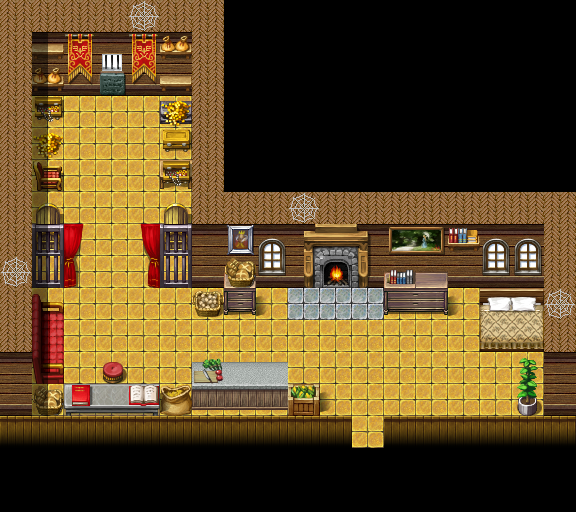

Tiled map render using the project's own tile images. Description and the map definition, with tile-layer contents summarised, below:
An orthogonal 18x16 tile map with 32x32 px tiles, 4 tile layers (Ground, Objects, Above, Top), 1 hidden layer not drawn, 74 tilesets and 7 objects (2x spawn, 2x key, mapchange, rest, container).

<map version="1.10" tiledversion="1.11.2" orientation="orthogonal" renderorder="right-down" width="18" height="16" tilewidth="32" tileheight="32" infinite="0" nextlayerid="10" nextobjectid="8">
 <tileset firstgid="1" name="map_bed_1" tilewidth="32" tileheight="32" tilecount="160" columns="16">
  <image source="../drawable/map_bed_1.png" width="512" height="320" />
 </tileset>
 <tileset firstgid="161" name="map_border_1" tilewidth="32" tileheight="32" tilecount="128" columns="16">
  <image source="../drawable/map_border_1.png" width="512" height="256" />
 </tileset>
 <tileset firstgid="289" name="map_bridge_1" tilewidth="32" tileheight="32" tilecount="128" columns="16">
  <image source="../drawable/map_bridge_1.png" width="512" height="256" />
 </tileset>
 <tileset firstgid="417" name="map_bridge_2" tilewidth="32" tileheight="32" tilecount="128" columns="16">
  <image source="../drawable/map_bridge_2.png" width="512" height="256" />
 </tileset>
 <tileset firstgid="545" name="map_broken_1" tilewidth="32" tileheight="32" tilecount="128" columns="16">
  <image source="../drawable/map_broken_1.png" width="512" height="256" />
 </tileset>
 <tileset firstgid="673" name="map_cavewall_1" tilewidth="32" tileheight="32" tilecount="108" columns="18">
  <image source="../drawable/map_cavewall_1.png" width="576" height="192" />
 </tileset>
 <tileset firstgid="781" name="map_cavewall_2" tilewidth="32" tileheight="32" tilecount="108" columns="18">
  <image source="../drawable/map_cavewall_2.png" width="576" height="192" />
 </tileset>
 <tileset firstgid="889" name="map_cavewall_3" tilewidth="32" tileheight="32" tilecount="108" columns="18">
  <image source="../drawable/map_cavewall_3.png" width="576" height="192" />
 </tileset>
 <tileset firstgid="997" name="map_cavewall_4" tilewidth="32" tileheight="32" tilecount="108" columns="18">
  <image source="../drawable/map_cavewall_4.png" width="576" height="192" />
 </tileset>
 <tileset firstgid="1105" name="map_chair_table_1" tilewidth="32" tileheight="32" tilecount="128" columns="16">
  <image source="../drawable/map_chair_table_1.png" width="512" height="256" />
 </tileset>
 <tileset firstgid="1233" name="map_chair_table_2" tilewidth="32" tileheight="32" tilecount="128" columns="16">
  <image source="../drawable/map_chair_table_2.png" width="512" height="256" />
 </tileset>
 <tileset firstgid="1361" name="map_crate_1" tilewidth="32" tileheight="32" tilecount="128" columns="16">
  <image source="../drawable/map_crate_1.png" width="512" height="256" />
 </tileset>
 <tileset firstgid="1489" name="map_cupboard_1" tilewidth="32" tileheight="32" tilecount="128" columns="16">
  <image source="../drawable/map_cupboard_1.png" width="512" height="256" />
 </tileset>
 <tileset firstgid="1617" name="map_curtain_1" tilewidth="32" tileheight="32" tilecount="128" columns="16">
  <image source="../drawable/map_curtain_1.png" width="512" height="256" />
 </tileset>
 <tileset firstgid="1745" name="map_entrance_1" tilewidth="32" tileheight="32" tilecount="128" columns="16">
  <image source="../drawable/map_entrance_1.png" width="512" height="256" />
 </tileset>
 <tileset firstgid="1873" name="map_entrance_2" tilewidth="32" tileheight="32" tilecount="128" columns="16">
  <image source="../drawable/map_entrance_2.png" width="512" height="256" />
 </tileset>
 <tileset firstgid="2001" name="map_fence_1" tilewidth="32" tileheight="32" tilecount="128" columns="16">
  <image source="../drawable/map_fence_1.png" width="512" height="256" />
 </tileset>
 <tileset firstgid="2129" name="map_fence_2" tilewidth="32" tileheight="32" tilecount="128" columns="16">
  <image source="../drawable/map_fence_2.png" width="512" height="256" />
 </tileset>
 <tileset firstgid="2257" name="map_fence_3" tilewidth="32" tileheight="32" tilecount="128" columns="16">
  <image source="../drawable/map_fence_3.png" width="512" height="256" />
 </tileset>
 <tileset firstgid="2385" name="map_fence_4" tilewidth="32" tileheight="32" tilecount="128" columns="16">
  <image source="../drawable/map_fence_4.png" width="512" height="256" />
 </tileset>
 <tileset firstgid="2513" name="map_ground_1" tilewidth="32" tileheight="32" tilecount="128" columns="16">
  <image source="../drawable/map_ground_1.png" width="512" height="256" />
 </tileset>
 <tileset firstgid="2641" name="map_ground_2" tilewidth="32" tileheight="32" tilecount="128" columns="16">
  <image source="../drawable/map_ground_2.png" width="512" height="256" />
 </tileset>
 <tileset firstgid="2769" name="map_ground_3" tilewidth="32" tileheight="32" tilecount="128" columns="16">
  <image source="../drawable/map_ground_3.png" width="512" height="256" />
 </tileset>
 <tileset firstgid="2897" name="map_ground_4" tilewidth="32" tileheight="32" tilecount="128" columns="16">
  <image source="../drawable/map_ground_4.png" width="512" height="256" />
 </tileset>
 <tileset firstgid="3025" name="map_ground_5" tilewidth="32" tileheight="32" tilecount="128" columns="16">
  <image source="../drawable/map_ground_5.png" width="512" height="256" />
 </tileset>
 <tileset firstgid="3153" name="map_ground_6" tilewidth="32" tileheight="32" tilecount="128" columns="16">
  <image source="../drawable/map_ground_6.png" width="512" height="256" />
 </tileset>
 <tileset firstgid="3281" name="map_ground_7" tilewidth="32" tileheight="32" tilecount="128" columns="16">
  <image source="../drawable/map_ground_7.png" width="512" height="256" />
 </tileset>
 <tileset firstgid="3409" name="map_ground_8" tilewidth="32" tileheight="32" tilecount="128" columns="16">
  <image source="../drawable/map_ground_8.png" width="512" height="256" />
 </tileset>
 <tileset firstgid="3537" name="map_house_1" tilewidth="32" tileheight="32" tilecount="128" columns="16">
  <image source="../drawable/map_house_1.png" width="512" height="256" />
 </tileset>
 <tileset firstgid="3665" name="map_house_2" tilewidth="32" tileheight="32" tilecount="128" columns="16">
  <image source="../drawable/map_house_2.png" width="512" height="256" />
 </tileset>
 <tileset firstgid="3793" name="map_indoor_1" tilewidth="32" tileheight="32" tilecount="128" columns="16">
  <image source="../drawable/map_indoor_1.png" width="512" height="256" />
 </tileset>
 <tileset firstgid="3921" name="map_indoor_2" tilewidth="32" tileheight="32" tilecount="128" columns="16">
  <image source="../drawable/map_indoor_2.png" width="512" height="256" />
 </tileset>
 <tileset firstgid="4049" name="map_kitchen_1" tilewidth="32" tileheight="32" tilecount="128" columns="16">
  <image source="../drawable/map_kitchen_1.png" width="512" height="256" />
 </tileset>
 <tileset firstgid="4177" name="map_outdoor_1" tilewidth="32" tileheight="32" tilecount="128" columns="16">
  <image source="../drawable/map_outdoor_1.png" width="512" height="256" />
 </tileset>
 <tileset firstgid="4305" name="map_pillar_1" tilewidth="32" tileheight="32" tilecount="128" columns="16">
  <image source="../drawable/map_pillar_1.png" width="512" height="256" />
 </tileset>
 <tileset firstgid="4433" name="map_pillar_2" tilewidth="32" tileheight="32" tilecount="128" columns="16">
  <image source="../drawable/map_pillar_2.png" width="512" height="256" />
 </tileset>
 <tileset firstgid="4561" name="map_plant_1" tilewidth="32" tileheight="32" tilecount="128" columns="16">
  <image source="../drawable/map_plant_1.png" width="512" height="256" />
 </tileset>
 <tileset firstgid="4689" name="map_plant_2" tilewidth="32" tileheight="32" tilecount="128" columns="16">
  <image source="../drawable/map_plant_2.png" width="512" height="256" />
 </tileset>
 <tileset firstgid="4817" name="map_rock_1" tilewidth="32" tileheight="32" tilecount="128" columns="16">
  <image source="../drawable/map_rock_1.png" width="512" height="256" />
 </tileset>
 <tileset firstgid="4945" name="map_rock_2" tilewidth="32" tileheight="32" tilecount="128" columns="16">
  <image source="../drawable/map_rock_2.png" width="512" height="256" />
 </tileset>
 <tileset firstgid="5073" name="map_roof_1" tilewidth="32" tileheight="32" tilecount="128" columns="16">
  <image source="../drawable/map_roof_1.png" width="512" height="256" />
 </tileset>
 <tileset firstgid="5201" name="map_roof_2" tilewidth="32" tileheight="32" tilecount="128" columns="16">
  <image source="../drawable/map_roof_2.png" width="512" height="256" />
 </tileset>
 <tileset firstgid="5329" name="map_roof_3" tilewidth="32" tileheight="32" tilecount="128" columns="16">
  <image source="../drawable/map_roof_3.png" width="512" height="256" />
 </tileset>
 <tileset firstgid="5457" name="map_shop_1" tilewidth="32" tileheight="32" tilecount="128" columns="16">
  <image source="../drawable/map_shop_1.png" width="512" height="256" />
 </tileset>
 <tileset firstgid="5585" name="map_sign_ladder_1" tilewidth="32" tileheight="32" tilecount="128" columns="16">
  <image source="../drawable/map_sign_ladder_1.png" width="512" height="256" />
 </tileset>
 <tileset firstgid="5713" name="map_table_1" tilewidth="32" tileheight="32" tilecount="128" columns="16">
  <image source="../drawable/map_table_1.png" width="512" height="256" />
 </tileset>
 <tileset firstgid="5841" name="map_trail_1" tilewidth="32" tileheight="32" tilecount="128" columns="16">
  <image source="../drawable/map_trail_1.png" width="512" height="256" />
 </tileset>
 <tileset firstgid="5969" name="map_transition_1" tilewidth="32" tileheight="32" tilecount="128" columns="16">
  <image source="../drawable/map_transition_1.png" width="512" height="256" />
 </tileset>
 <tileset firstgid="6097" name="map_transition_2" tilewidth="32" tileheight="32" tilecount="128" columns="16">
  <image source="../drawable/map_transition_2.png" width="512" height="256" />
 </tileset>
 <tileset firstgid="6225" name="map_transition_3" tilewidth="32" tileheight="32" tilecount="128" columns="16">
  <image source="../drawable/map_transition_3.png" width="512" height="256" />
 </tileset>
 <tileset firstgid="6353" name="map_transition_4" tilewidth="32" tileheight="32" tilecount="128" columns="16">
  <image source="../drawable/map_transition_4.png" width="512" height="256" />
 </tileset>
 <tileset firstgid="6481" name="map_transition_5" tilewidth="32" tileheight="32" tilecount="128" columns="16">
  <image source="../drawable/map_transition_5.png" width="512" height="256" />
 </tileset>
 <tileset firstgid="6609" name="map_tree_1" tilewidth="32" tileheight="32" tilecount="128" columns="16">
  <image source="../drawable/map_tree_1.png" width="512" height="256" />
 </tileset>
 <tileset firstgid="6737" name="map_tree_2" tilewidth="32" tileheight="32" tilecount="128" columns="16">
  <image source="../drawable/map_tree_2.png" width="512" height="256" />
 </tileset>
 <tileset firstgid="6865" name="map_wall_1" tilewidth="32" tileheight="32" tilecount="128" columns="16">
  <image source="../drawable/map_wall_1.png" width="512" height="256" />
 </tileset>
 <tileset firstgid="6993" name="map_wall_2" tilewidth="32" tileheight="32" tilecount="120" columns="15">
  <image source="../drawable/map_wall_2.png" width="480" height="256" />
 </tileset>
 <tileset firstgid="7113" name="map_wall_3" tilewidth="32" tileheight="32" tilecount="120" columns="15">
  <image source="../drawable/map_wall_3.png" width="480" height="256" />
 </tileset>
 <tileset firstgid="7233" name="map_wall_4" tilewidth="32" tileheight="32" tilecount="120" columns="15">
  <image source="../drawable/map_wall_4.png" width="480" height="256" />
 </tileset>
 <tileset firstgid="7353" name="map_window_1" tilewidth="32" tileheight="32" tilecount="128" columns="16">
  <image source="../drawable/map_window_1.png" width="512" height="256" />
 </tileset>
 <tileset firstgid="7481" name="map_window_2" tilewidth="32" tileheight="32" tilecount="128" columns="16">
  <image source="../drawable/map_window_2.png" width="512" height="256" />
 </tileset>
 <tileset firstgid="7609" name="map_brightport" tilewidth="32" tileheight="32" tilecount="112" columns="16">
  <image source="../drawable/map_brightport.png" width="512" height="224" />
 </tileset>
 <tileset firstgid="7721" name="map_window_1" tilewidth="32" tileheight="32" tilecount="128" columns="16">
  <image source="../drawable/map_window_1.png" width="512" height="256" />
 </tileset>
 <tileset firstgid="7849" name="map_indoor_2" tilewidth="32" tileheight="32" tilecount="128" columns="16">
  <image source="../drawable/map_indoor_2.png" width="512" height="256" />
 </tileset>
 <tileset firstgid="7977" name="map_chair_table_1" tilewidth="32" tileheight="32" tilecount="128" columns="16">
  <image source="../drawable/map_chair_table_1.png" width="512" height="256" />
 </tileset>
 <tileset firstgid="8105" name="map_crate_1" tilewidth="32" tileheight="32" tilecount="128" columns="16">
  <image source="../drawable/map_crate_1.png" width="512" height="256" />
 </tileset>
 <tileset firstgid="8233" name="map_cupboard_1" tilewidth="32" tileheight="32" tilecount="128" columns="16">
  <image source="../drawable/map_cupboard_1.png" width="512" height="256" />
 </tileset>
 <tileset firstgid="8361" name="map_trail_1" tilewidth="32" tileheight="32" tilecount="128" columns="16">
  <image source="../drawable/map_trail_1.png" width="512" height="256" />
 </tileset>
 <tileset firstgid="8489" name="map_curtain_1" tilewidth="32" tileheight="32" tilecount="128" columns="16">
  <image source="../drawable/map_curtain_1.png" width="512" height="256" />
 </tileset>
 <tileset firstgid="8617" name="map_ground_1" tilewidth="32" tileheight="32" tilecount="128" columns="16">
  <image source="../drawable/map_ground_1.png" width="512" height="256" />
 </tileset>
 <tileset firstgid="8745" name="map_indoor_1" tilewidth="32" tileheight="32" tilecount="128" columns="16">
  <image source="../drawable/map_indoor_1.png" width="512" height="256" />
 </tileset>
 <tileset firstgid="8873" name="map_rock_1" tilewidth="32" tileheight="32" tilecount="128" columns="16">
  <image source="../drawable/map_rock_1.png" width="512" height="256" />
 </tileset>
 <tileset firstgid="9001" name="map_bed_1" tilewidth="32" tileheight="32" tilecount="160" columns="16">
  <image source="../drawable/map_bed_1.png" width="512" height="320" />
 </tileset>
 <tileset firstgid="9161" name="map_table_1" tilewidth="32" tileheight="32" tilecount="128" columns="16">
  <image source="../drawable/map_table_1.png" width="512" height="256" />
 </tileset>
 <tileset firstgid="9289" name="map_kitchen_1" tilewidth="32" tileheight="32" tilecount="128" columns="16">
  <image source="../drawable/map_kitchen_1.png" width="512" height="256" />
 </tileset>
 <layer id="1" name="Ground" width="18" height="16">
  <data>[288 cells, 288 non-empty, 7 distinct tile ids]</data>
 </layer>
 <layer id="2" name="Objects" width="18" height="16">
  <data>[288 cells, 73 non-empty, 54 distinct tile ids]</data>
 </layer>
 <layer id="3" name="Above" width="18" height="16">
  <data>[288 cells, 14 non-empty, 13 distinct tile ids]</data>
 </layer>
 <layer id="4" name="Top" width="18" height="16">
  <data>[288 cells, 12 non-empty, 1 distinct tile ids]</data>
 </layer>
 <layer id="5" name="Walkable" width="18" height="16" visible="0">
  <data>[288 cells, 231 non-empty, 1 distinct tile ids]</data>
 </layer>
 <objectgroup id="6" name="Mapevents">
  <object id="1" name="entrance" type="mapchange" x="352" y="416" width="32" height="32">
   <properties>
    <property name="map" value="brightport3" />
    <property name="place" value="forenza" />
   </properties>
  </object>
  <object id="2" name="bed" type="rest" x="32" y="320" width="32" height="32" />
  <object id="3" name="brightport_forenza" type="container" x="32" y="128" width="32" height="32" />
 </objectgroup>
 <objectgroup id="7" name="Spawn">
  <object id="4" name="brightportforenza1" type="spawn" x="320" y="320" width="160" height="64">
   <properties>
    <property name="spawngroup" value="brightportforenza1" />
   </properties>
  </object>
  <object id="5" name="brightportforenza" type="spawn" x="96" y="352" width="64" height="32">
   <properties>
    <property name="spawngroup" value="brightportforenza" />
   </properties>
  </object>
 </objectgroup>
 <objectgroup id="8" name="Keys">
  <object id="6" name="bed" type="key" x="32" y="320" width="32" height="32">
   <properties>
    <property name="phrase" value="brightport_null" />
    <property name="requireId" value="brightport_nondisplay" />
    <property name="requireType" value="questProgress" />
    <property name="requireValue" value="183" />
   </properties>
  </object>
  <object id="7" name="vault" type="key" x="96" y="256" width="32" height="32">
   <properties>
    <property name="phrase" value="brightport_vault" />
    <property name="requireId" value="brightport_nondisplay" />
    <property name="requireType" value="questProgress" />
    <property name="requireValue" value="182" />
   </properties>
  </object>
 </objectgroup>
 <objectgroup id="9" name="Replace" />
</map>
